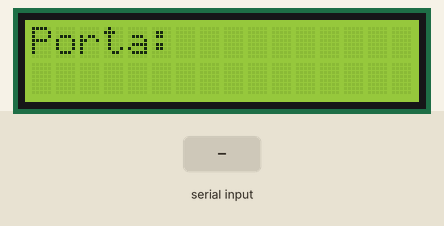
A sketch run on a simulated Arduino Uno, built with avr-gcc and run on an emulated ATmega328P. On the bench: 16×2 character LCD. Inputs (shaded band) come from the test bench.

Above: at 1.2 s.
1.3 s: "A" received over Serial
At 1.9 s:
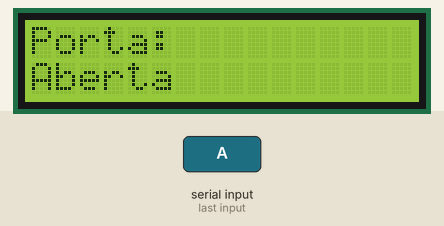
2.8 s: "a" received over Serial
At 4.2 s:
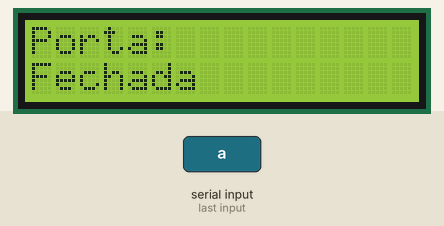
Timing chart, 0 to 5.8 s (numbered marks = the images above; inputs shaded):
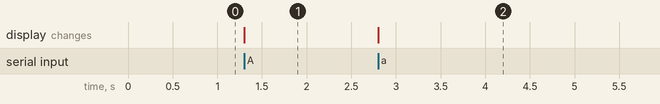

The sketch:

sketch_LCD.ino
```cpp
#include <LiquidCrystal.h>

LiquidCrystal lcd(12, 11, 10, 9, 8, 7);

void setup() {
  // ERRO 1 CORRIGIDO: Inicializa a serial com a mesma velocidade do Python
  Serial.begin(9600);

  lcd.begin(16, 2);
  lcd.clear();
  lcd.setCursor(0, 0);
  lcd.print("Porta: ");
}

void loop() {
  // Verifica se há algum dado disponível
  if (Serial.available() > 0) {
    // Lê o caractere recebido
    char command = Serial.read();

    // ERRO 2 CORRIGIDO: O cursor deve ser definido ANTES do switch
    lcd.setCursor(0, 1);

    // Executa a ação baseada no comando
    switch (command) {
      case 'A':
        // MELHORIA 3: Adiciona espaços para limpar a linha
        lcd.print("Aberta   ");
        break;
      case 'a':
        // MELHORIA 3: Adiciona espaços para limpar a linha
        lcd.print("Fechada  ");
        break;
    }
  }
}
```

Measured:
- after the input at 1.3 s, the display: changes at once (image 1)
- after the input at 2.8 s, the display: changes at once (image 2)
